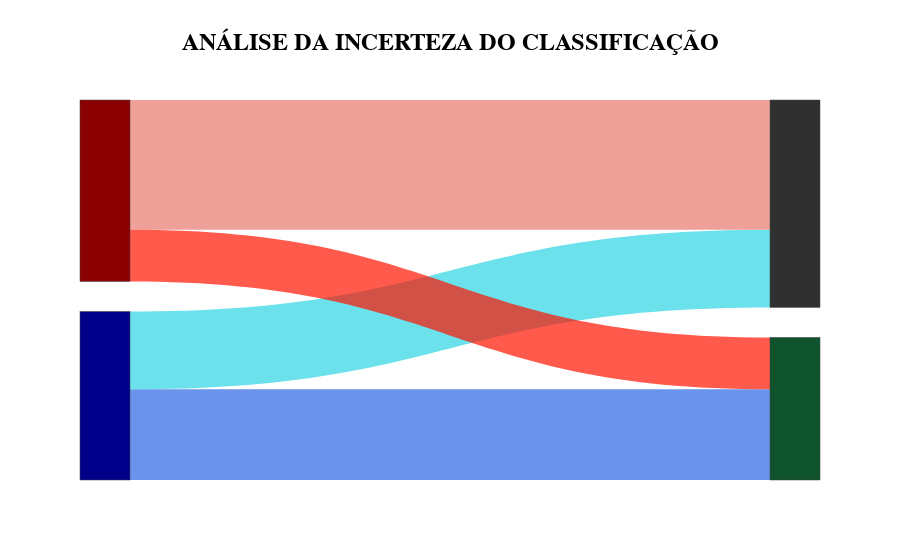

Source (notebook cell):
### Code cell
blue_blue = prob_map.query("color == 'blue' and misshit == 1").count()[0]
blue_red = prob_map.query("color == 'blue' and misshit == 0").count()[0]

red_red = prob_map.query("color == 'red' and misshit == 1").count()[0]
red_blue = prob_map.query("color == 'red' and misshit == 0").count()[0]

sources = [0, 0, 1, 1]
targets = [1+2, 0+2, 0+2, 1+2]
values = [blue_blue, blue_red, red_blue, red_red]
labels = [
    'Inatividade', 'Atividade', 'Miss', 'Hit',
]


colors_node = ['darkblue', 'darkred', '#303030', '#0e532b']
colors_link = ['rgba(43, 101, 227, 0.7)', 'rgba(43, 212, 227, 0.7)', 
               'rgba(231, 120, 110, 0.7)', 'rgba(255, 21, 0, 0.7)']

link = dict(source=sources, target=targets, value=values, color=colors_link)
node = dict(color=colors_node, pad=30, thickness=50)

sankey = go.Sankey(link=link, node=node)
fig = go.Figure(sankey)
fig.update_layout(
    title={
        'text': "<b>ANÁLISE DA INCERTEZA DO CLASSIFICAÇÃO<b>",   
        'y': 0.94,
        'x': 0.5,
        'xanchor': 'center',
        'yanchor': 'top',
        'font': dict(
            family="Arial",
            size=24,
            color="black",
        )
    },
    font=dict(
        family="Arial",
        size=17,
        color="black",
    )
)

dpi=500
width = 3.5*dpi
height = 1.75*dpi
# fig.write_image("../classes.png", width=1366, height=758, scale=1)
pio.write_image(fig, "../sankey_prob_uf_hourly.svg", width=width, height=height, scale=1)
fig.show()

### Figure 1 — Plotly figure (JSON) as saved in the notebook; plotly's stock layout.template omitted (floating-point values rounded to 4 significant figures)
{"data": [{"link": {"color": ["rgba(43, 101, 227, 0.7)", "rgba(43, 212, 227, 0.7)", "rgba(231, 120, 110, 0.7)", "rgba(255, 21, 0, 0.7)"], "source": [0, 0, 1, 1], "target": [3, 2, 2, 3], "value": [7, 6, 10, 4]}, "node": {"color": ["darkblue", "darkred", "#303030", "#0e532b"], "pad": 30, "thickness": 50}, "type": "sankey"}], "layout": {"font": {"color": "black", "family": "Arial", "size": 17}, "title": {"font": {"color": "black", "family": "Arial", "size": 24}, "text": "<b>ANÁLISE DA INCERTEZA DO CLASSIFICAÇÃO<b>", "x": 0.5, "xanchor": "center", "y": 0.94, "yanchor": "top"}}}
